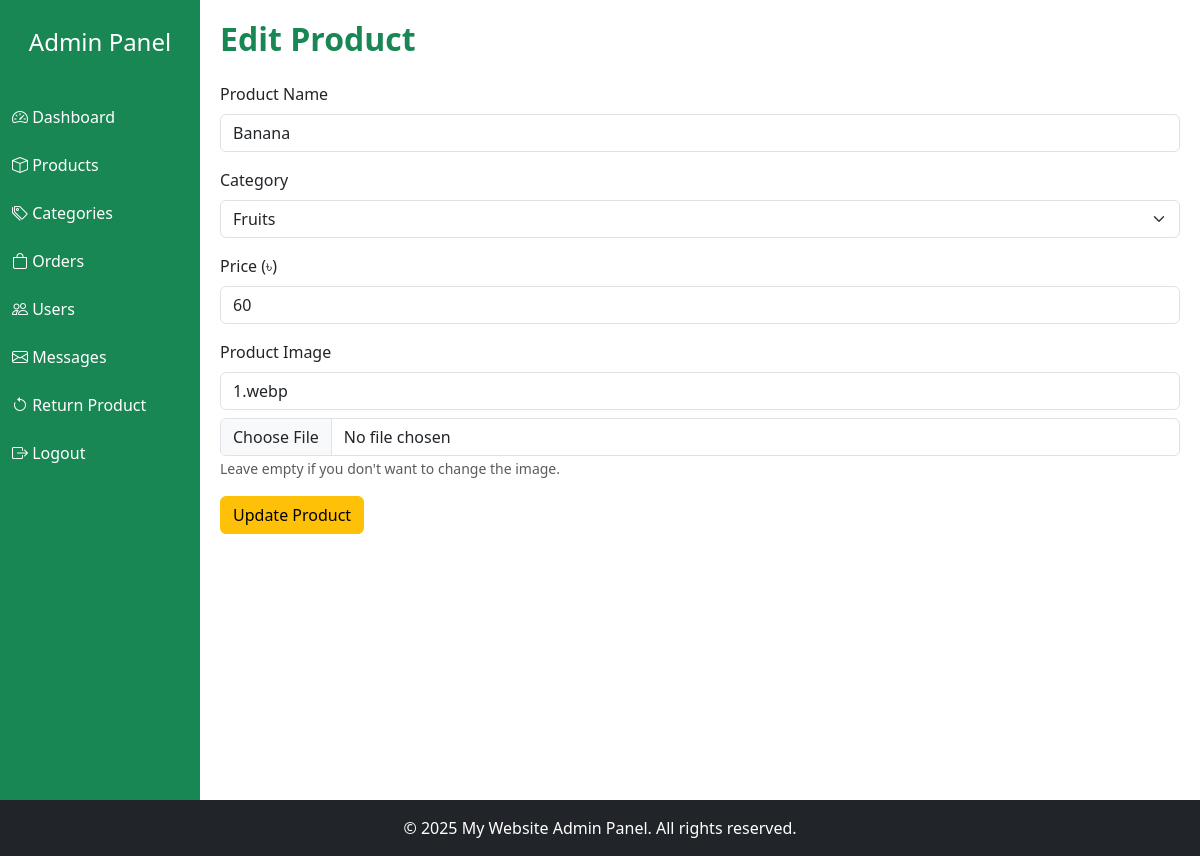
Page /admin/edit_product.php?id=26 on the committed database.
### tables this page shows
CREATE TABLE `products` (
  `id` int(100) NOT NULL,
  `name` varchar(100) NOT NULL,
  `category_id` int(20) DEFAULT NULL,
  `vendor_id` int(11) DEFAULT NULL,
  `details` varchar(500) NOT NULL,
  `price` int(100) NOT NULL,
  `commission` decimal(10,2) DEFAULT 0.00,
  `stock` int(11) DEFAULT 0,
  `low_stock_threshold` int(11) DEFAULT 5,
  `status` tinyint(1) DEFAULT 1 COMMENT '1=active,0=inactive',
  `created_at` timestamp NOT NULL DEFAULT current_timestamp(),
  `image` varchar(100) NOT NULL
);

CREATE TABLE `category` (
  `id` int(11) NOT NULL,
  `cat_title` text NOT NULL,
  `image` varchar(255) DEFAULT NULL
);

### admin/edit_product.php (the view, shortened to what this page needs)
<?php
include '../db_connect.php';
include 'includes/header.php';
$id = $_GET['id'];
$product = mysqli_fetch_assoc(mysqli_query($conn, "SELECT * FROM products WHERE id='$id'"));
$categories = mysqli_query($conn, "SELECT * FROM category");
?>
<h2 class="text-success fw-bold mb-4">Edit Product</h2>
<form method="POST" enctype="multipart/form-data">
  <div class="mb-3">
    <label class="form-label">Product Name</label>
    <input type="text" name="name" class="form-control" value="<?= htmlspecialchars($product['name']) ?>" required>
  </div>
  <div class="mb-3">
    <label class="form-label">Category</label>
    <select name="category_id" class="form-select" required>
      <?php while($cat = mysqli_fetch_assoc($categories)): ?>
        <option value="<?= $cat['id'] ?>" <?= $product['category_id']==$cat['id']?'selected':'' ?>>
          <?= htmlspecialchars($cat['cat_title']) ?>
        </option>
      <?php endwhile; ?>
    </select>
  </div>
  <div class="mb-3">
    <label class="form-label">Price (৳)</label>
    <input type="number" name="price" class="form-control" value="<?= $product['price'] ?>" required>
  </div>
  <div class="mb-3">
    <label class="form-label">Product Image</label>
    <input type="text" class="form-control mb-2" value="<?= $product['image'] ?>" readonly>
    <input type="file" name="image" class="form-control">
    <small class="text-muted">Leave empty if you don't want to change the image.</small>
  </div>
  <button type="submit" name="submit" class="btn btn-warning">Update Product</button>
</form>
<?php include 'includes/footer.php'; ?>

### admin/includes/header.php (style rules this page uses)
body { min-height: 100vh; display: flex; flex-direction: column; }

### rows in the picture
products: name "Banana", category_id "Fruits", price "60", image "1.webp"
